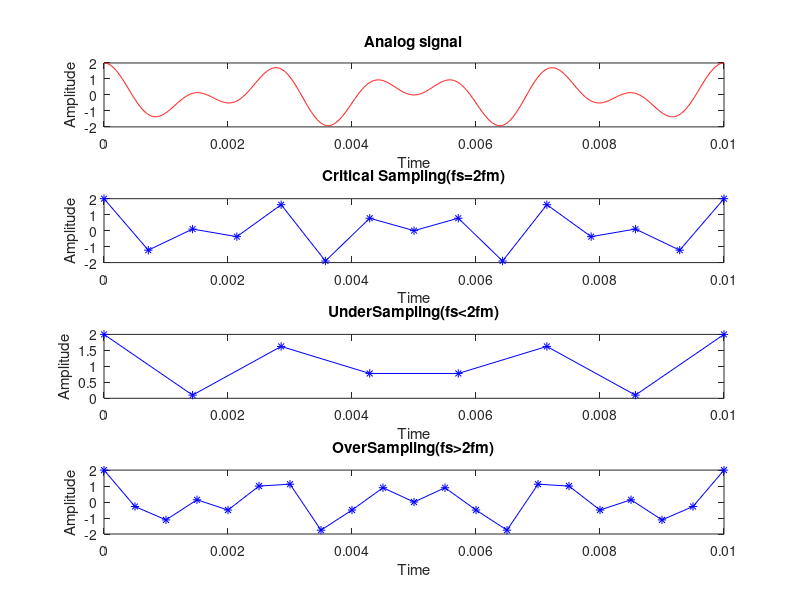
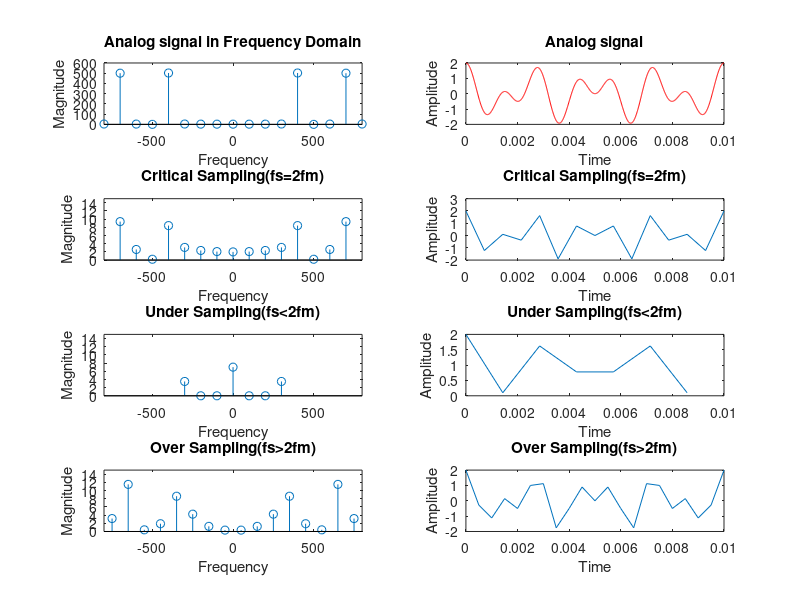

These figures' MATLAB source, in order:
%time domain sampling
clc
close all

tfinal = 0.01;
t = 0:0.00001:tfinal;

xanalog = cos(2*pi*400*t) + cos(2*pi*700*t);

subplot(4,1,1);
plot(t, xanalog , 'r-');
xlabel("Time");
ylabel("Amplitude");
title("Analog signal");

% Critical Sampling (fs=2fm)
fs=1400;
tsamp = 0:1/fs:tfinal;
xsampled = cos(2*pi*400*tsamp) + cos(2*pi*700*tsamp);
subplot(4,1,2);
plot(tsamp, xsampled , 'b*-');
xlabel("Time");
ylabel("Amplitude");
title("Critical Sampling(fs=2fm)");

% Under Sampling (fs<2fm)
fs=700;
tsamp = 0:1/fs:tfinal;
xsampled = cos(2*pi*400*tsamp) + cos(2*pi*700*tsamp);
subplot(4,1,3);
plot(tsamp, xsampled , 'b*-');
xlabel("Time");
ylabel("Amplitude");
title("UnderSampling(fs<2fm)");

% Over Sampling (fs>2fm)
fs=2000;
tsamp = 0:1/fs:tfinal;
xsampled = cos(2*pi*400*tsamp) + cos(2*pi*700*tsamp);
subplot(4,1,4);
plot(tsamp, xsampled , 'b*-');
xlabel("Time");
ylabel("Amplitude");
title("OverSampling(fs>2fm)");

%frequency domain sampling
clc
close all

tfinal = 0.01;
t=0:0.00001:tfinal;

figure;

xanalog = cos(2*pi*400*t)+cos(2*pi*700*t);
subplot(4,2,2);
plot(t, xanalog , 'r-');
xlabel("Time");
ylabel("Amplitude");
title("Analog signal");

x_DFT = abs(fftshift(fft(xanalog)));
l=length(x_DFT);
x_length = -l/2:l/2-1;
subplot(4,2,1);
stem(100*x_length+50,x_DFT);
axis([-800 800 0 600]);
xlabel("Frequency");
ylabel("Magnitude");
title("Analog signal in Frequency Domain")

% Critical Sampling (fs=2fm)
fs=1400;
tsamp = 0:1/fs:14/fs;
xsampled = cos(2*pi*400*tsamp)+cos(2*pi*700*tsamp);
xsampled_DFT = abs(fftshift(fft(xsampled)));
xsampled_length = -length(xsampled_DFT)/2:length(xsampled_DFT)/2-1;
subplot(4,2,3);
stem(100*xsampled_length+50,xsampled_DFT);
axis([-800 800 0 15])
xlabel("Frequency");
ylabel("Magnitude");
title("Critical Sampling(fs=2fm)");

xrecon = ifft(fft(xsampled));
subplot(4,2,4);
plot(tsamp,xrecon);
xlabel("Time");
ylabel("Amplitude");
title("Critical Sampling(fs=2fm)");

% Under Sampling (fs<2fm)
fs =700;
tsamp = 0:1/fs:6/fs;
xsampled = cos(2*pi*400*tsamp)+cos(2*pi*700*tsamp);
xsampled_DFT = abs(fftshift(fft(xsampled)));
xsampled_length = -length(xsampled_DFT)/2:length(xsampled_DFT)/2-1;
subplot(4,2,5);
stem(100*xsampled_length+50,xsampled_DFT);
axis([-800 800 0 15])
xlabel("Frequency");
ylabel("Magnitude");
title("Under Sampling(fs<2fm)");

xrecon = ifft(fft(xsampled));
subplot(4,2,6);
plot(tsamp,xrecon);
xlabel("Time");
ylabel("Amplitude");
title("Under Sampling(fs<2fm)");

% Over Sampling (fs>2fm)
fs=2000;
tsamp = 0:1/fs:20/fs;
xsampled = cos(2*pi*400*tsamp) + cos(2*pi*700*tsamp);
xsampled_DFT = abs(fft(xsampled));
xsampled_length = -length(xsampled_DFT)/2:length(xsampled_DFT)/2-1;
subplot(4,2,7);
stem(100*xsampled_length,xsampled_DFT);
axis([-800 800 0 15])
xlabel("Frequency");
ylabel("Magnitude");
title("Over Sampling(fs>2fm)");

xrecon = ifft(fft(xsampled));
subplot(4,2,8);
plot(tsamp,xrecon);
xlabel("Time");
ylabel("Amplitude");
title("Over Sampling(fs>2fm)");
